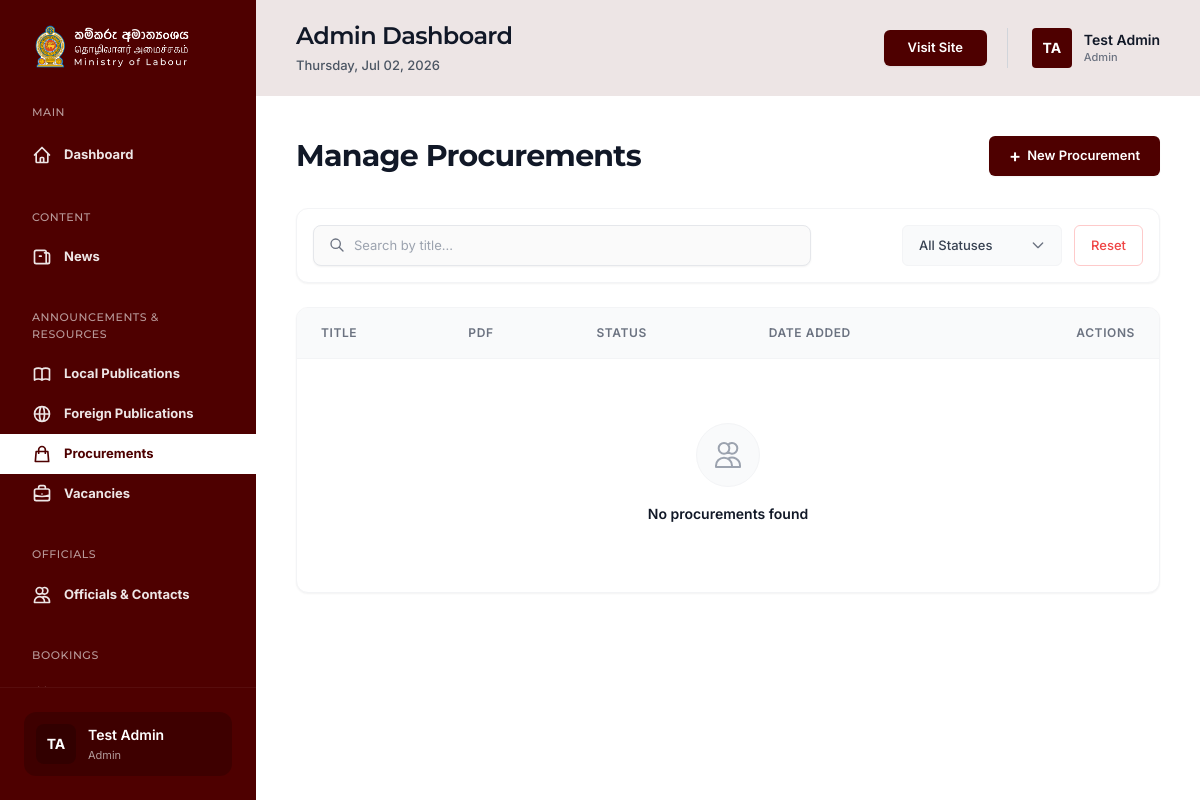
/admin/manage-procurements.php (signed in), run on an earlier commit of the app's database.
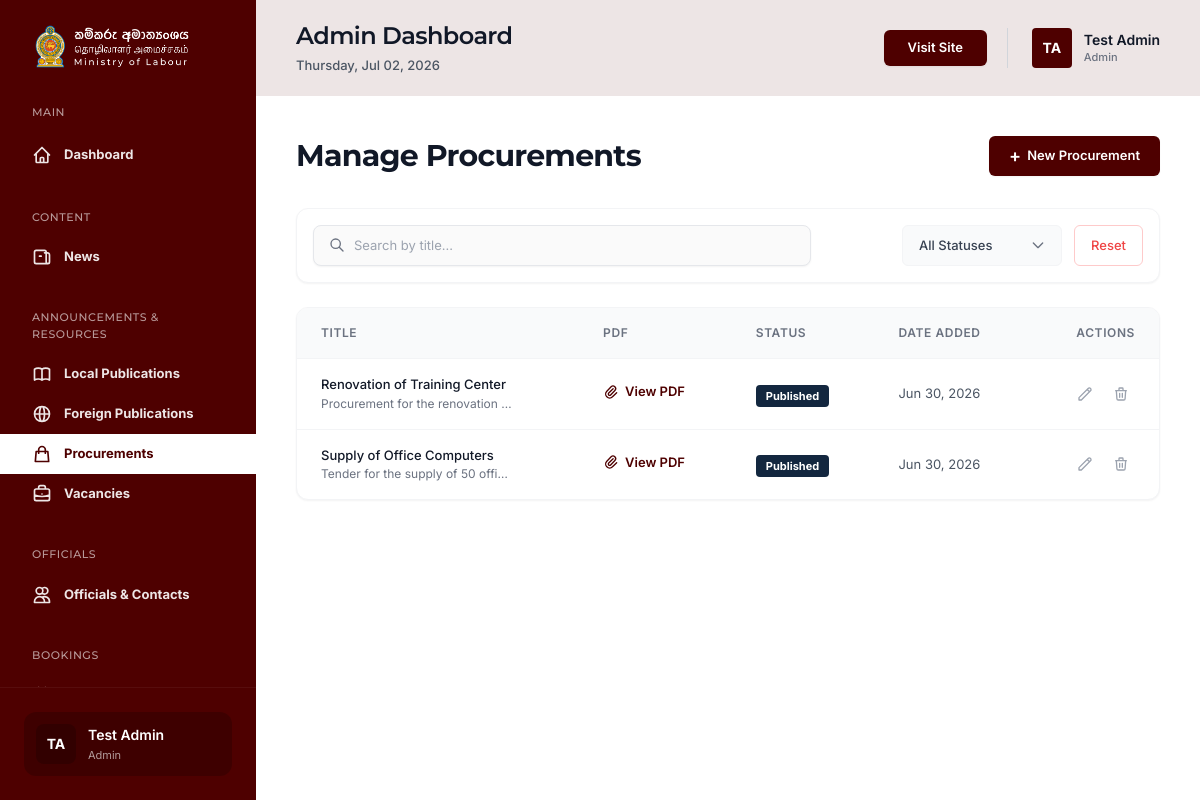
And on a later commit of the database.
### tables this page shows
CREATE TABLE `procurements` (
  `id` int(11) NOT NULL AUTO_INCREMENT,
  `title` varchar(255) NOT NULL,
  `description` text DEFAULT NULL,
  `pdf_path` varchar(255) NOT NULL,
  `status` enum('Draft','Published') NOT NULL DEFAULT 'Draft',
  `created_at` timestamp NULL DEFAULT current_timestamp(),
  `updated_at` timestamp NULL DEFAULT current_timestamp() ON UPDATE current_timestamp(),
  PRIMARY KEY (`id`)
);

### admin/includes/auth.php (called while the page is built, shortened)
<?php
function generateCsrfToken() {
    return $_SESSION['csrf_token'];
}
?>

### admin/manage-procurements.php (the view, shortened to what the changed rows need)
<?php
require_once 'includes/db.php';
require_once 'includes/auth.php';
$stmt = $pdo->query("SELECT * FROM procurements ORDER BY created_at DESC");
$procurements = $stmt->fetchAll();
include 'includes/header.php';
?>
<div class="flex-1 flex flex-col min-w-0 bg-white relative z-10">
    <?php include 'includes/topbar.php'; ?>
    <main class="flex-1 overflow-x-hidden overflow-y-auto p-4 md:p-10">
        <div class="flex justify-between items-center mb-8">
            <h2 class="text-3xl font-bold font-montserrat text-gray-900">Manage Procurements</h2>
        </div>
        <div class="bg-white rounded-xl shadow-sm border border-gray-100 overflow-hidden overflow-x-auto mb-12">
            <table class="js-filterable-table w-full text-left border-collapse">
                <thead>
                    <tr class="bg-[#F9FAFB] border-b border-gray-100">
                        <th class="py-4 px-6 text-[12px] font-semibold text-gray-500 uppercase tracking-wider">Title</th>
                        <th class="py-4 px-6 text-[12px] font-semibold text-gray-500 uppercase tracking-wider">PDF</th>
                        <th class="py-4 px-6 text-[12px] font-semibold text-gray-500 uppercase tracking-wider">Status</th>
                        <th class="py-4 px-6 text-[12px] font-semibold text-gray-500 uppercase tracking-wider">Date Added</th>
                        <th class="py-4 px-6 text-[12px] font-semibold text-gray-500 uppercase tracking-wider text-right">Actions</th>
                    </tr>
                </thead>
                <tbody class="divide-y divide-gray-100">
                    <?php if (empty($procurements)): ?>
                    <tr>
                        <td colspan="5" class="py-16 px-6">
                            <div class="flex flex-col items-center justify-center text-center">
                                <div class="w-16 h-16 bg-gray-50 rounded-full flex items-center justify-center mb-4 border border-gray-100">
                                    <svg class="w-8 h-8 text-gray-400" fill="none" stroke="currentColor" viewBox="0 0 24 24"><path stroke-linecap="round" stroke-linejoin="round" stroke-width="1.5" d="M12 4.354a4 4 0 110 5.292M15 21H3v-1a6 6 0 0112 0v1zm0 0h6v-1a6 6 0 00-9-5.197M13 7a4 4 0 11-8 0 4 4 0 018 0z"></path></svg>
                                </div>
                                <p class="text-[14px] font-semibold text-gray-900 mb-1">No procurements found</p>
                            </div>
                        </td>
                    </tr>
                    <?php else: ?>
                    <?php foreach ($procurements as $proc): ?>
                    <tr class="hover:bg-gray-50 transition-colors">
                        <td class="py-4 px-6">
                            <p class="text-[13px] font-medium text-gray-900"><?= htmlspecialchars($proc['title']) ?></p>
                            <?php if(!empty($proc['description'])): ?>
                                <p class="text-[12px] text-gray-500 truncate w-48" title="<?= htmlspecialchars($proc['description']) ?>"><?= htmlspecialchars($proc['description']) ?></p>
                            <?php endif; ?>
                        </td>
                        <td class="py-4 px-6">
                            <a href="<?= htmlspecialchars($proc['pdf_path']) ?>" target="_blank" class="inline-flex items-center text-[#4E0000] hover:text-[#320000] text-[13px] font-semibold transition-colors">
                                <svg class="w-4 h-4 mr-1.5" fill="none" stroke="currentColor" viewBox="0 0 24 24"><path stroke-linecap="round" stroke-linejoin="round" stroke-width="2" d="M15.172 7l-6.586 6.586a2 2 0 102.828 2.828l6.414-6.586a4 4 0 00-5.656-5.656l-6.415 6.585a6 6 0 108.486 8.486L20.5 13"></path></svg>
                                View PDF
                            </a>
                        </td>
                        <td class="py-4 px-6">
                            <?php if ($proc['status'] === 'Published'): ?>
                            <span class="px-2.5 py-1 rounded text-[11px] font-bold bg-[#13273F] text-white">Published</span>
                            <?php else: ?>
                            <span class="px-2.5 py-1 rounded text-[11px] font-bold bg-gray-200 text-gray-800">Draft</span>
                            <?php endif; ?>
                        </td>
                        <td class="py-4 px-6 text-[13px] text-gray-600"><?= date('M d, Y', strtotime($proc['created_at'])) ?></td>
                        <td class="py-4 px-6 text-right">
                            <div class="flex items-center justify-end gap-2">
                                <button onclick='openEditModal(<?= json_encode($proc, JSON_HEX_APOS | JSON_HEX_QUOT) ?>)' class="js-edit-row p-1.5 text-gray-400 hover:text-[#4E0000] transition-colors" title="Edit">
                                    <svg class="w-4 h-4" fill="none" stroke="currentColor" viewBox="0 0 24 24"><path stroke-linecap="round" stroke-linejoin="round" stroke-width="2" d="M15.232 5.232l3.536 3.536m-2.036-5.036a2.5 2.5 0 113.536 3.536L6.5 21.036H3v-3.572L16.732 3.732z"></path></svg>
                                </button>
                                <a href="manage-procurements?delete=<?= $proc['id'] ?>&csrf_token=<?= generateCsrfToken() ?>" onclick="return confirm('Are you sure you want to delete this procurement?');" class="p-1.5 text-gray-400 hover:text-red-500 transition-colors" title="Delete">
                                    <svg class="w-4 h-4" fill="none" stroke="currentColor" viewBox="0 0 24 24"><path stroke-linecap="round" stroke-linejoin="round" stroke-width="2" d="M19 7l-.867 12.142A2 2 0 0116.138 21H7.862a2 2 0 01-1.995-1.858L5 7m5 4v6m4-6v6m1-10V4a1 1 0 00-1-1h-4a1 1 0 00-1 1v3M4 7h16"></path></svg>
                                </a>
                            </div>
                        </td>
                    </tr>
                    <?php endforeach; ?>
                    <?php endif; ?>
                </tbody>
            </table>
        </div>
    </main>
</div>
<?php include 'includes/footer.php'; ?>

What changed in the data, as far as the page shows it:
added procurements: title "Renovation of Training Center", description "Procurement for the renovation…", status "Published", created_at "Jun 30, 2026"
added procurements: title "Supply of Office Computers", description "Tender for the supply of 50 offi…", status "Published", created_at "Jun 30, 2026"
Also different on the page:
text no longer shown: "No procurements found"
